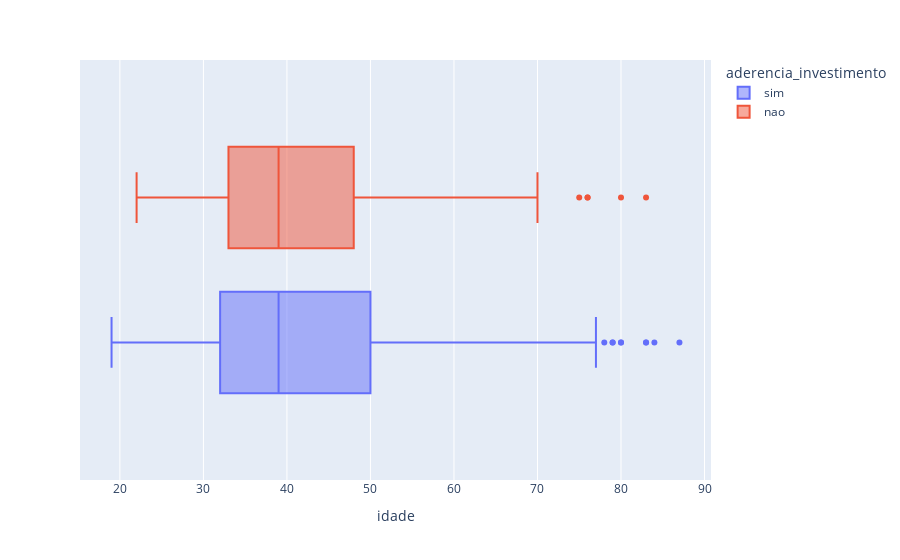

Notebook source saved alongside this figure:
### Code cell
px.box(dados, x="idade", color="aderencia_investimento")

### Figure 1 — Plotly figure (JSON) as saved in the notebook; plotly's stock layout.template omitted (floating-point values rounded to 4 significant figures; data arrays with more than 128 entries replaced by an {"elided": "..."} marker saying what was removed)
{"data": [{"alignmentgroup": "True", "hovertemplate": "aderencia_investimento=sim<br>idade=%{x}<extra></extra>", "legendgroup": "sim", "marker": {"color": "#636efa"}, "name": "sim", "notched": false, "offsetgroup": "sim", "orientation": "h", "showlegend": true, "type": "box", "x": {"elided": "502 int values"}, "x0": " ", "xaxis": "x", "y0": " ", "yaxis": "y"}, {"alignmentgroup": "True", "hovertemplate": "aderencia_investimento=nao<br>idade=%{x}<extra></extra>", "legendgroup": "nao", "marker": {"color": "#EF553B"}, "name": "nao", "notched": false, "offsetgroup": "nao", "orientation": "h", "showlegend": true, "type": "box", "x": {"elided": "766 int values"}, "x0": " ", "xaxis": "x", "y0": " ", "yaxis": "y"}], "layout": {"boxmode": "group", "legend": {"title": {"text": "aderencia_investimento"}, "tracegroupgap": 0}, "margin": {"t": 60}, "xaxis": {"anchor": "y", "domain": [0, 1], "title": {"text": "idade"}}, "yaxis": {"anchor": "x", "domain": [0, 1]}}}
